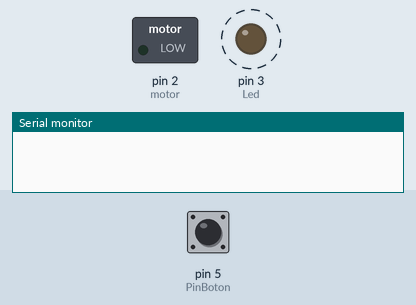
The sketch below on a simulated Arduino Uno, built with avr-gcc and run on an emulated ATmega328P. Parts: switched loads named in the sketch (green lamp = pin HIGH), output pins drawn as LEDs (lit = HIGH), the last lines printed to the serial monitor. Dashed ring = blinking. Inputs (shaded band) come from the test bench; at power-on: pin 5 (PinBoton) HIGH.

Above: at 0.75 s.
1.3 s: pin 5 (PinBoton) pulled LOW for 0.15 s
At 1.3 s:
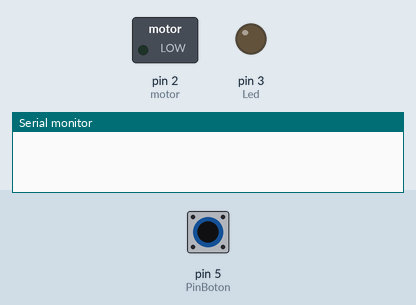
At 4.41 s:
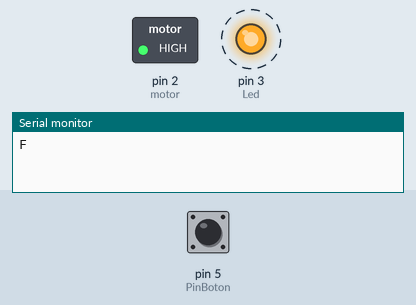
Timing chart, 0 to 16.4 s (numbered marks = the images above; inputs shaded):
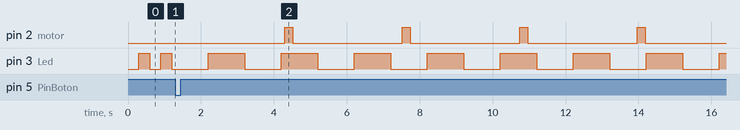

Measured:
- after the input at 1.3 s, pin 2 (motor): alternates HIGH for 0.22 s and LOW for 3.0 s, starting after 3.0 s; pin 3 (Led): alternates HIGH for 1.0 s and LOW for 1.0 s, starting after 0.91 s
- by itself, pin 3 (Led): alternates HIGH for 0.30 s and LOW for 0.30 s

The sketch:

Control_360.ino
```cpp
/*
   Programa diseñado para usar una plataforma giratoria
   para hacer fotos a objetos en 360º, usando un motor de C.D. comun
   mas adelante se decea usar un servo motor para obtener los grados
   de manera exacta, temporalmente se configura con un delay tomando tiempos
   para el total de 36 posicion 10º or foto
*/

#define Inicio 0
#define FomandoFotos 1
#define Espera 2

#define Emezar
#define Tomar
#define Mover

const int Led = 3;   //indicador de fotos terminadas
boolean EstadoLed;
int EstadoSistema = Inicio;
int EstadoFoto = 0;
float TiempoPasadoLED = 0;
float TiempoPasadoFoto = 0;
int i = 0;
const int TiempoEspera[3] = {300, 1000, 2000};
const int PinBoton = 5;      //boton de inicio
const int motor = 2;    //motor salida
const int NumeroFoto = 35;      //numero de fotos, cambiar el numero por el total de fotos

void setup() {
  Serial.begin(115200); //configurando velocidad del puerto
  pinMode(PinBoton, INPUT);
  pinMode(motor, OUTPUT);
  pinMode(Led, OUTPUT);
  EstadoLed = false;
}


void loop() {
  int EstadoBoton = digitalRead(PinBoton);

  switch (EstadoSistema) {
    case Inicio:
      if (!EstadoBoton) {
        EstadoSistema = FomandoFotos;
      }
      break;
    case FomandoFotos:
      FuncionFotos();
      break;
    case Espera:
      if (!EstadoBoton) {
        EstadoSistema = FomandoFotos;
      }
      break;
    default:
      EstadoSistema  = 0;
      break;
  }
  ActualizarLed();
}


void FuncionFotos() {
  switch (EstadoFoto) {
    case 0://Manda Mensaje a Python
      Serial.print("F");
      EstadoFoto = 1;
      TiempoPasadoFoto = millis();
      break;
    case 1://Espera a celular Tomar foto
      if (TiempoPasadoFoto + 3000 < millis()) {
        digitalWrite(motor, HIGH);
        EstadoFoto = 2;
        TiempoPasadoFoto = millis();
      }
      break;
    case 2://Enciendo el motor por tiempo
      if (TiempoPasadoFoto + 220 < millis()) {
        digitalWrite(motor, LOW);
        EstadoFoto = 3;
        TiempoPasadoFoto = millis();
      }
      break;
    case 3://Cuanta al siquiente
      i++;
      if (i > NumeroFoto) {
        i = 0;
        Serial.println("E");
        EstadoSistema = Espera;
      }
      EstadoFoto = 0;
      break;
  }
}

void ActualizarLed() {
  if ( TiempoPasadoLED + TiempoEspera[EstadoSistema] < millis()) {
    TiempoPasadoLED = millis();
    EstadoLed = !EstadoLed;
  }
  if (EstadoLed) {
    digitalWrite(Led, 1);
  } else {
    digitalWrite(Led, 0);
  }
}
```
